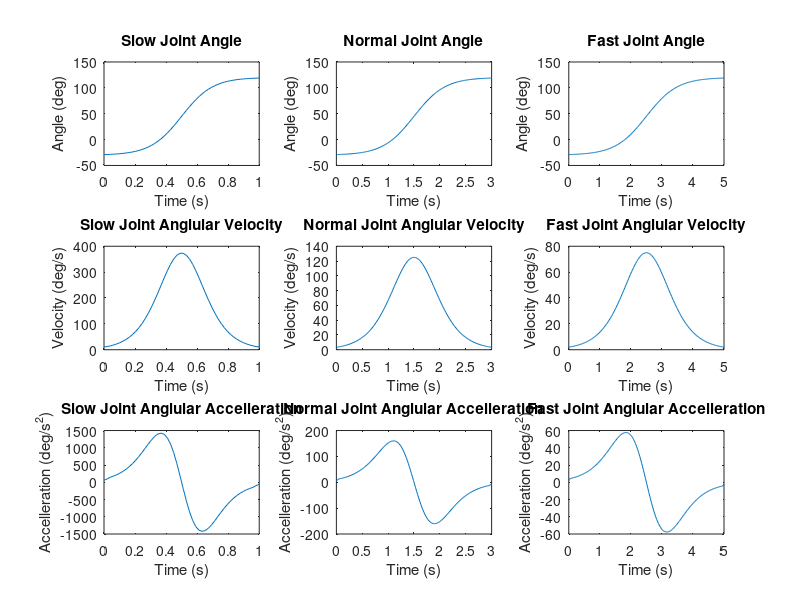
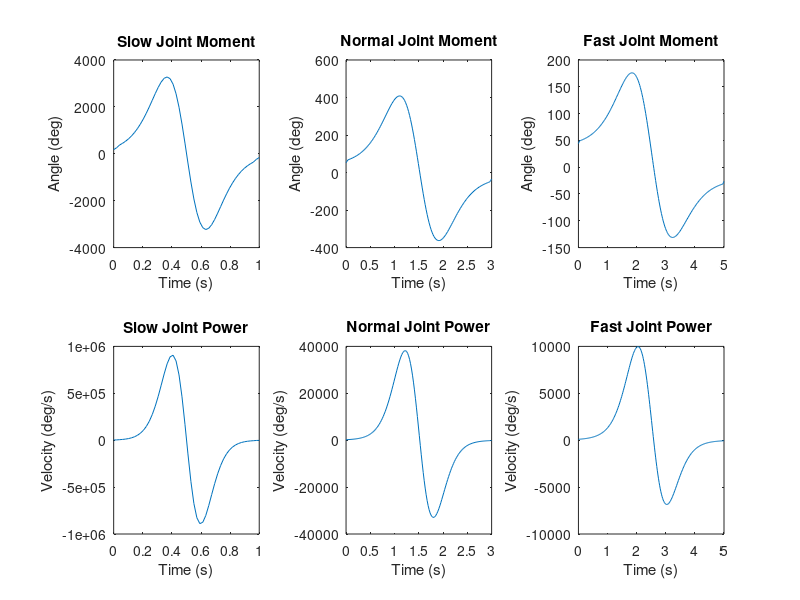

Write the MATLAB code that produced these figures, in order.
 %% BMEG301 Reverse Dynamic Solution For Device 3
% Authors: Bailey Phillips, Matthew Nuske, Oliver Michels, and Kyan Phillips

%% Assumptions

% The thigh is consider to be pivoted at the hip joint and has one DoF in flexion-extension. 
% Distal limb (shank) is fixed such that the longitudinal axis line up. 
% All other limbs can be ignored.

clc, clear

%% Parameters

% Subject Paramters
gender = 2; % 1 for female, 2 for male
weight = 85; % Total body mass of subject in 'kg'
height = 1.84; % Total body height of subject in 'm'


%% Segment Factor Tables

% Segment factors based of De lava Table
% [Mass factor   Length factor   COM factor  Radius of Gyration factor]

% Female factors
segment_table(1).factors = [ 
0.1478  368.5/1735  0.3612  0.369;  % Thigh (female)
0.0481  432.3/1735  0.4416  0.271   % Shank (female)
];

% Male factors
segment_table(2).factors = [
0.1416  422.2/1741  0.4095  0.329;  % Thigh (male)
0.0433  434.0/1741  0.4459  0.255   % Shank (male)
];  


%% TASK 1 
% Create Structures With All of The Model's Segment Details 

model(1).name = 'Thigh'; model(1).color = 'k';
model(2).name = 'Shank'; model(2).color = 'r';

table = sprintf('Part Name \t Mass (kg)\t Length (m)\t COM (m)\t RGyration (m)\t Inertia (kg.m^2)');
disp(table)

% Assumption: The distal limb (shank) is fixed such that longitudinal axes
% line up, thus all other limbs can be ignored
for part = 1:2

    model(part).mass = weight*segment_table(gender).factors(part,1);
    model(part).length = height*segment_table(gender).factors(part,2);
    model(part).com_local = model(part).length*segment_table(gender).factors(part,3);

   if part < 2
        model(part).com_from_O = model(part).com_local;
    else
        model(part).com_from_O = model(part).com_local + sum([model(1:part-1).length]);
    end
    model(part).rgyration = model(part).length*segment_table(gender).factors(part,4);
    model(part).inertia = model(part).mass*(model(part).rgyration).^2;
    
    t = sprintf('%s\t\t %.3f\t\t %.3f\t\t %.3f\t\t %.3f\t\t %.5f',model(part).name,...
        model(part).mass, model(part).length, model(part).com_local,...
        model(part).rgyration, model(part).inertia);
    disp(t)
end

% System Center of Mass
mass_system = sum([model(:).mass]);

% display system mass
disp(['System mass = ', num2str(mass_system), ' kg']);

r_num = [model(:).mass].*[model(:).com_from_O];
CoM_system = sum(r_num)/mass_system;
disp([newline, 'System center of mass position = ',num2str(CoM_system),' m']);

% System Inertia About The Hip
I_seg_o = [model(:).inertia] + [model(:).mass].*([model(:).com_from_O].^2);
Inertia_system = sum(I_seg_o);
disp(['System mass moment of inertia at O = ',num2str(Inertia_system),' kg.m^2']);

%% Simulation Parameters
fps = 50;                           % Frames per second 
                    % Motion duration in seconds

% These are the first things i saw for the rom of the thigh about the hip.
% we can change this if we find its different with more research - Oli
theta_min = -30 * (pi/180);           % Minimum angle at extension in rad
theta_max = 120 * (pi/180);         % Maximum angle at flexion in rad

%% TASK 2
durations=[1,3,5];

t_store = cell(length(durations),1);
theta_store = cell(length(durations),1);
omega_store = cell(length(durations),1);
alpha_store = cell(length(durations),1);
M_store = cell(length(durations),1);
P_store = cell(length(durations),1);

for i=1:length(durations)
    T_motion = durations(i);   
    % Simulation 
    Num_Frames = ceil(T_motion*fps);                        % Calculates number of frames in the simulation
    T_simulation = linspace(0, T_motion, Num_Frames);       % Creates a linearly spaced time vector for motion duration

    % Sigmoid Function To Calculate Joint Angle
    k = 10 / T_motion;                                                      % Steepness of sigmoid function (scales with the motion duration)
    s = 1 ./ (1 + exp(-k .* (T_simulation - (T_motion/2))));                % Sigmoid function
    theta = (theta_min + (theta_max - theta_min) .* s) .* (180/pi);         % Joint angle in degrees
    omega = gradient(theta,T_simulation);                                   % Angular velocity
    alpha = gradient(omega,T_simulation);                                   % Angular acceleration
    g = -9.81; % Gravity
    M_hip = (Inertia_system * alpha) - (g * CoM_system * mass_system * cosd(theta)); % Moment about Hip in Nm
    P = M_hip .* omega; % Joint power Watts

    t_store{i} = T_simulation;
    theta_store{i} = theta;
    omega_store{i} = omega;
    alpha_store{i} = alpha;
    M_store{i} = M_hip;
    P_store{i} = P;
end
%% Plotting Results
figure;
label = {'Slow ', 'Normal ', 'Fast '};

for i = 1:3
    % Joint Angle Over Time
    subplot(3, 3, i);
    plot(t_store{i}, theta_store{i});
    ylabel('Angle (deg)');
    xlabel('Time (s)')
    title([label{i} 'Joint Angle']);
    
    % Joint Angular Velocity Over Time
    subplot(3, 3, i + 3);
    plot(t_store{i}, omega_store{i})
    ylabel('Velocity (deg/s)');
    xlabel('Time (s)')
    title([label{i} 'Joint Anglular Velocity']);
    
    % Joint Angular Accelleration Over Time
    subplot(3, 3, i + 6);
    plot(t_store{i}, alpha_store{i});
    ylabel('Accelleration (deg/s^2)');
    xlabel('Time (s)')
    title([label{i} 'Joint Anglular Accelleration']);
end

figure;
for i = 1:3
    % Joint Moment Over Time
    subplot(2, 3, i);
    plot(t_store{i}, M_store{i});
    ylabel('Angle (deg)');
    xlabel('Time (s)')
    title([label{i} 'Joint Moment']);
    
    % Joint Power Over Time
    subplot(2, 3, i + 3);
    plot(t_store{i}, P_store{i})
    ylabel('Velocity (deg/s)');
    xlabel('Time (s)')
    title([label{i} 'Joint Power']);
    
end
